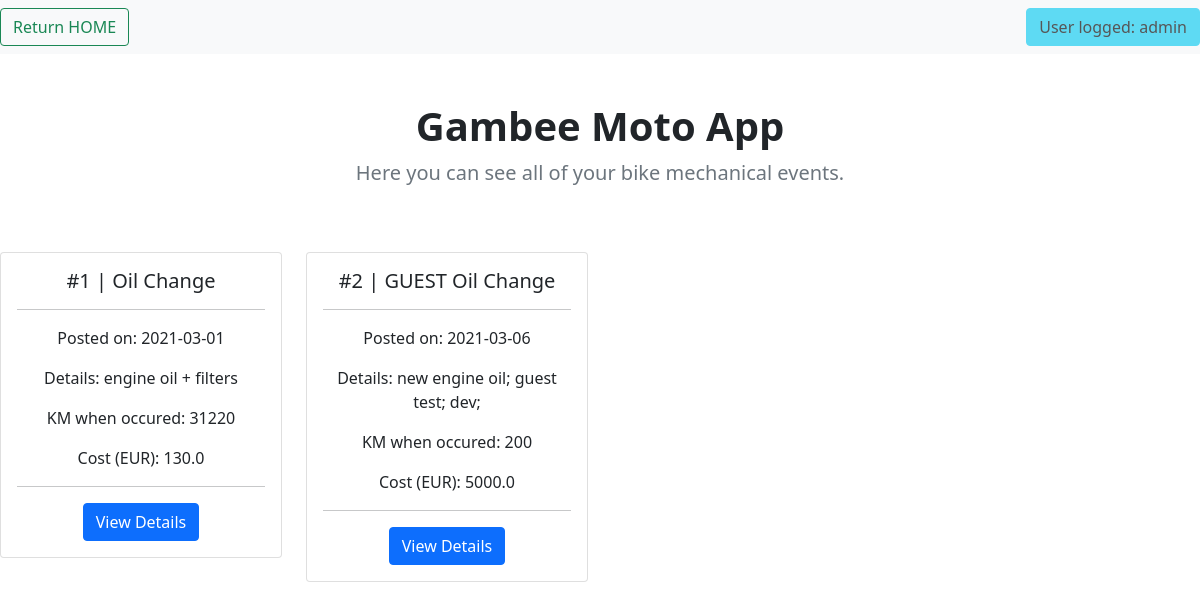
Page /view_mechanical_ev (signed in) on the earlier database version.
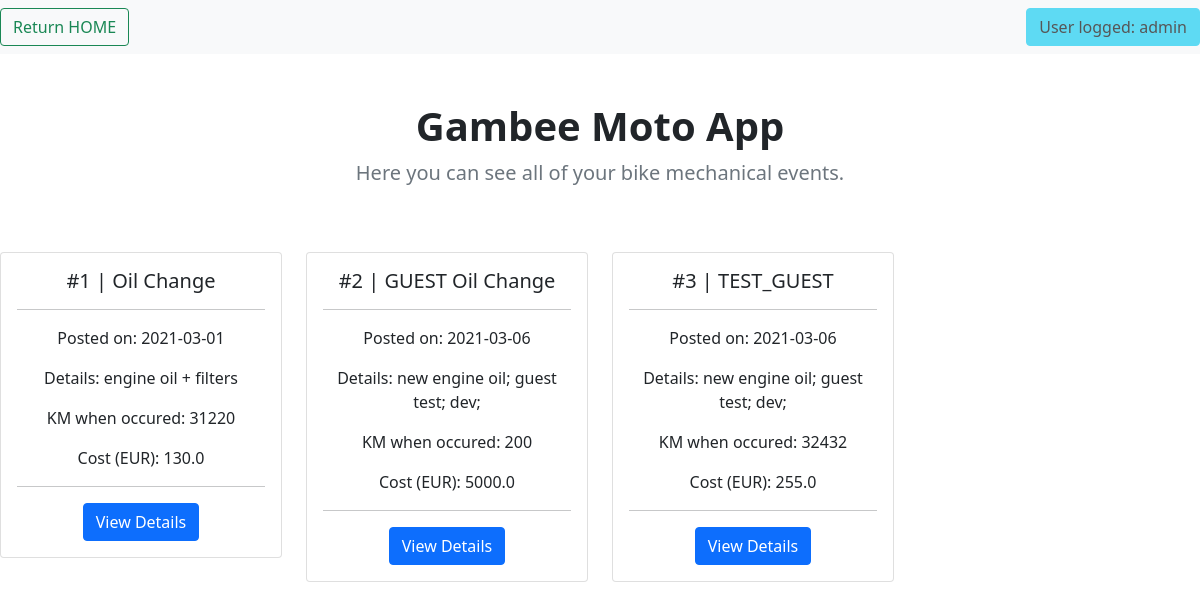
Same page on the later database version.
### application/models.py (models this page shows, shortened)
class MechanicalEvent(db.Model):
    __tablename__ = 'Mechanical_Tab'
    id = db.Column(db.Integer, primary_key=True)
    event_name = db.Column(db.String(100))
    event_date = db.Column(db.Date)
    event_details = db.Column(db.String(200))
    event_km = db.Column(db.Integer)
    event_cost = db.Column(db.Float)
    event_owner = db.Column(db.String(100))

### application/routes.py (the view)
@app.route('/view_mechanical_ev', methods=['GET'])
@login_required
def view_mechanical_ev():
    if session['logged_user'] != app.config['ADMIN_USER']:
        mevents = MechanicalEvent.query.filter_by(event_owner=session['logged_user']).all()
    else:
        mevents = MechanicalEvent.query.all()
    return render_template('view_mechanical_ev.html', mevents=mevents, crr_user=session['logged_user'].split('@')[0])

### application/routes.py (called while the page is built)
@loginMan.user_loader
def load_user(email):
    return Riders.query.filter_by(email=email).first()

### application/templates/view_mechanical_ev.html (shortened to what this page needs)
{% extends 'base.html'%}
{% block listing_trips %}
<nav class="navbar navbar-light bg-light">
  <form class="form-inline">
    <button class="btn btn-outline-success" type="button" onclick="window.location.href='{{ url_for( 'home') }}';">Return HOME</button>
  </form>
    {% if crr_user == 'guest' %}
        <button type="button" class="btn btn-danger" disabled>
             User logged: {{ crr_user }}
        </button>
    {%else%}
        <button type="button" class="btn btn-info" disabled>
             User logged: {{ crr_user }}
        </button>
    {% endif %}
</nav>
<div class="row py-lg-5">
    <div class="col-lg-6 col-md-8 mx-auto">
        <h1 class="fw-bold text-center">Gambee Moto App</h1>
        <p class="lead text-muted">Here you can see all of your bike mechanical events.</p>
    </div>
</div>
<div class="row">
    {%set j = namespace(value=1)%}
    {% if mevents is not none%}
        {% for mevent in mevents %}
        <div class="col-sm-3">
            <div class="card">
                <div class="card-body">
                    <h5 class="card-title">#{{j.value}} | {{ mevent.event_name}}</h5>
                    <hr>
                    <p class="card-text"> Posted on: {{mevent.event_date}}</p>
                    <p class="card-text"> Details: {{mevent.event_details}}</p>
                    <p class="card-text"> KM when occured: {{mevent.event_km}}</p>
                    <p class="card-text"> Cost (EUR): {{mevent.event_cost}}</p>
                    <hr>
                    <a href="#" class="btn btn-primary">View Details</a>
                </div>
            </div>
        </div>
            {%set j.value =j.value + 1%}
        {% endfor %}
    {%else%}
        <h1>No data to display.</h1>
    {% endif %}
</div>
{% endblock %}

### application/templates/base.html (shortened to what this page needs)
<!DOCTYPE html>
<html lang="en">
<head>
    <link href="https://cdn.jsdelivr.net/npm/bootstrap@5.0.0-beta2/dist/css/bootstrap.min.css" rel="stylesheet">
    <link rel="stylesheet" href="static/style.css">
</head>
<body class="text-center">
{%block listing_trips%}
{%endblock%}
</body>
</html>

Differences in the rows shown:
added MechanicalEvent: value "3", event_name "TEST_GUEST", event_date "2021-03-06", event_details "new engine oil; guest test; dev;", event_km "32432", event_cost "255.0"
